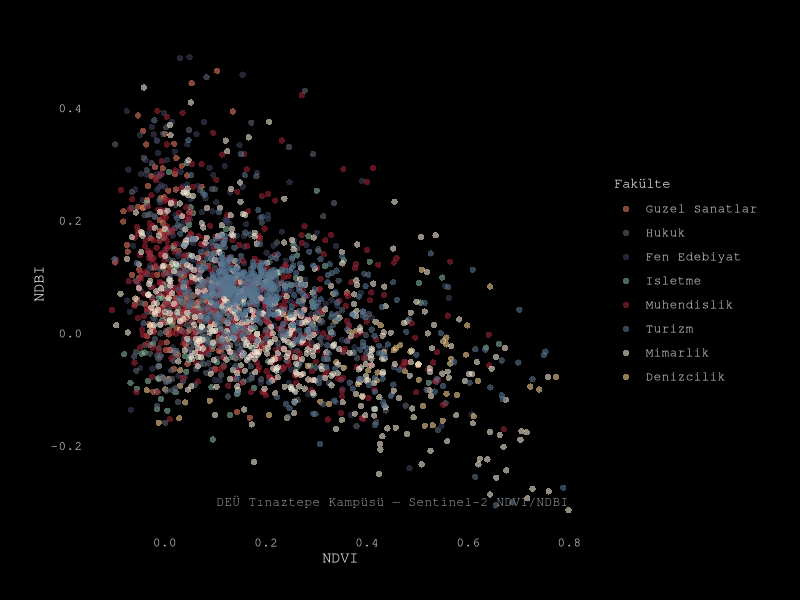
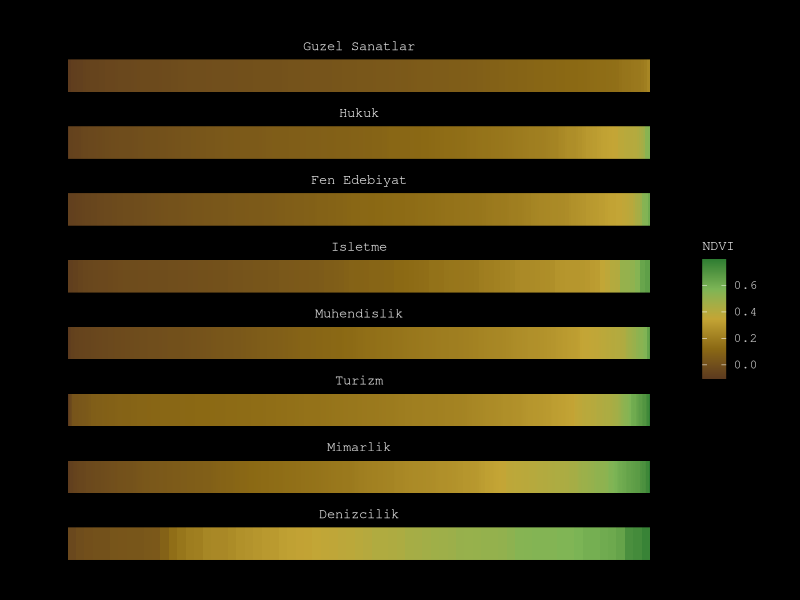
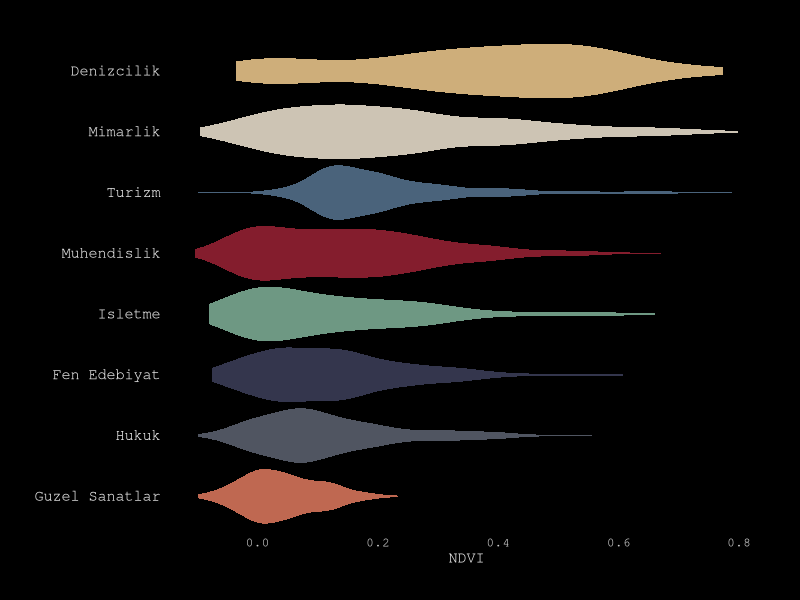

Recreate these plots in R, in order.
# DEÜ Tınaztepe Kampüsü — Spektral Analiz Görselleştirmeleri
# Manovich Cultural Analytics Estetiği
# Gerekli paketler: ggplot2, dplyr, readr, ggridges, scales

library(ggplot2)
library(dplyr)
library(readr)
library(ggridges)
library(scales)

# Veriyi oku
piksel_veri <- read_csv("piksel_veri.csv", show_col_types = FALSE)

# Fakülte sıralama (NDVI ortalamasına göre)
fakulte_sirasi <- piksel_veri %>%
  group_by(fakulte) %>%
  summarise(ort = mean(ndvi, na.rm = TRUE)) %>%
  arrange(ort) %>%
  pull(fakulte)

piksel_veri <- piksel_veri %>%
  mutate(fakulte = factor(fakulte, levels = fakulte_sirasi))

# Renk paleti — sofistike, birbirinden ayrışan tonlar
renkler <- c(
  "Guzel Sanatlar" = "#E07A5F",
  "Fen Edebiyat"   = "#3D405B",
  "Isletme"        = "#81B29A",
  "Denizcilik"     = "#F2CC8F",
  "Hukuk"          = "#5E6472",
  "Muhendislik"    = "#9B2335",
  "Mimarlik"       = "#F0E6D3",
  "Turizm"         = "#577590"
)

# Ortak tema
tema <- theme_minimal(base_family = "mono") +
  theme(
    plot.background   = element_rect(fill = "#000000", color = NA),
    panel.background  = element_rect(fill = "#000000", color = NA),
    panel.grid        = element_blank(),
    axis.text         = element_text(color = "#cccccc", size = 9),
    axis.title        = element_text(color = "#e0e0e0", size = 11),
    strip.background  = element_rect(fill = "#000000", color = NA),
    strip.text        = element_text(color = "#e0e0e0", size = 10),
    legend.background = element_rect(fill = "#000000", color = NA),
    legend.key        = element_rect(fill = "#000000", color = NA),
    legend.text       = element_text(color = "#cccccc", size = 9),
    legend.title      = element_text(color = "#e0e0e0", size = 10),
    plot.title        = element_blank(),
    plot.margin       = margin(25, 25, 25, 25)
  )


# GÖRSEL 1 — Fakülte Bazlı NDVI-NDBI Saçılım Grafiği
g1 <- ggplot(piksel_veri, aes(x = ndvi, y = ndbi, color = fakulte)) +
  geom_point(alpha = 0.6, size = 1.8, shape = 16) +
  scale_color_manual(values = renkler) +
  labs(x = "NDVI", y = "NDBI", color = "Fakülte") +
  annotate("text",
           x = max(piksel_veri$ndvi, na.rm = TRUE),
           y = min(piksel_veri$ndbi, na.rm = TRUE),
           label = "DEÜ Tınaztepe Kampüsü — Sentinel-2 NDVI/NDBI",
           color = "#888888", family = "mono", size = 3.2,
           hjust = 1, vjust = -0.5) +
  tema +
  theme(legend.position = "right")

ggsave("gorsel_1_piksel_sacilim_fakulte.png", g1,
       width = 4000, height = 3000, units = "px", dpi = 300, bg = "#000000")


# GÖRSEL 2 — Sıralanmış Piksel Şeridi (fakülte bazlı)
piksel_serit <- piksel_veri %>%
  filter(!is.na(ndvi), !is.na(fakulte)) %>%
  group_by(fakulte) %>%
  arrange(ndvi, .by_group = TRUE) %>%
  mutate(sira = row_number(), y = 1) %>%
  ungroup()

ndvi_renk <- c("#5C3A1E", "#8B6914", "#C4A535", "#7DB556", "#2E7D32")

g2 <- ggplot(piksel_serit, aes(x = sira, y = y, fill = ndvi)) +
  geom_raster() +
  facet_wrap(~ fakulte, ncol = 1, scales = "free_x") +
  scale_fill_gradientn(
    colours = ndvi_renk,
    limits = range(piksel_serit$ndvi, na.rm = TRUE),
    oob = squish
  ) +
  labs(fill = "NDVI") +
  tema +
  theme(
    axis.text   = element_blank(),
    axis.title  = element_blank(),
    axis.ticks  = element_blank(),
    legend.position = "right",
    panel.spacing = unit(0.2, "lines")
  )

ggsave("gorsel_2_sirali_piksel_seridi_fakulte.png", g2,
       width = 6000, height = 2400, units = "px", dpi = 300, bg = "#000000")


# GÖRSEL 3 — NDVI Violin Plot (fakülte bazlı)
g3 <- ggplot(piksel_veri, aes(x = ndvi, y = fakulte, fill = fakulte)) +
  geom_violin(scale = "width", color = NA, alpha = 0.85, trim = TRUE) +
  scale_fill_manual(values = renkler) +
  labs(x = "NDVI", y = NULL) +
  tema +
  theme(
    legend.position = "none",
    axis.text.y = element_text(color = "#e0e0e0", size = 11)
  )

ggsave("gorsel_3_ndvi_violin.png", g3,
       width = 3000, height = 4000, units = "px", dpi = 300, bg = "#000000")


# GÖRSEL 4 — NDVI vs GLCM Kontrast Saçılım (eğer glcm_contrast sütunu varsa)
if ("glcm_contrast" %in% colnames(piksel_veri)) {

  g4 <- ggplot(piksel_veri, aes(x = ndvi, y = glcm_contrast, color = fakulte)) +
    geom_point(alpha = 0.6, size = 1.8, shape = 16) +
    scale_color_manual(values = renkler) +
    labs(x = "NDVI", y = "GLCM Contrast", color = "Fakülte") +
    annotate("text",
             x = max(piksel_veri$ndvi, na.rm = TRUE),
             y = min(piksel_veri$glcm_contrast, na.rm = TRUE),
             label = "DEÜ Tınaztepe Kampüsü — Sentinel-2 NDVI/NDBI/GLCM",
             color = "#888888", family = "mono", size = 3.2,
             hjust = 1, vjust = -0.5) +
    tema +
    theme(legend.position = "right")

  ggsave("gorsel_4_ndvi_glcm_sacilim.png", g4,
         width = 4000, height = 3000, units = "px", dpi = 300, bg = "#000000")


  # GÖRSEL 5 — GLCM Kontrast Violin Plot
  g5 <- ggplot(piksel_veri, aes(x = glcm_contrast, y = fakulte, fill = fakulte)) +
    geom_violin(scale = "width", color = NA, alpha = 0.85, trim = TRUE) +
    scale_fill_manual(values = renkler) +
    labs(x = "GLCM Contrast", y = NULL) +
    tema +
    theme(
      legend.position = "none",
      axis.text.y = element_text(color = "#e0e0e0", size = 11)
    )

  ggsave("gorsel_5_glcm_violin.png", g5,
         width = 3000, height = 4000, units = "px", dpi = 300, bg = "#000000")

  cat("5 görsel kaydedildi.\n")

} else {
  cat("glcm_contrast sütunu bulunamadı, 3 görsel kaydedildi.\n")
  cat("GLCM görselleri için CSV'de glcm_contrast sütunu olmalı.\n")
}
